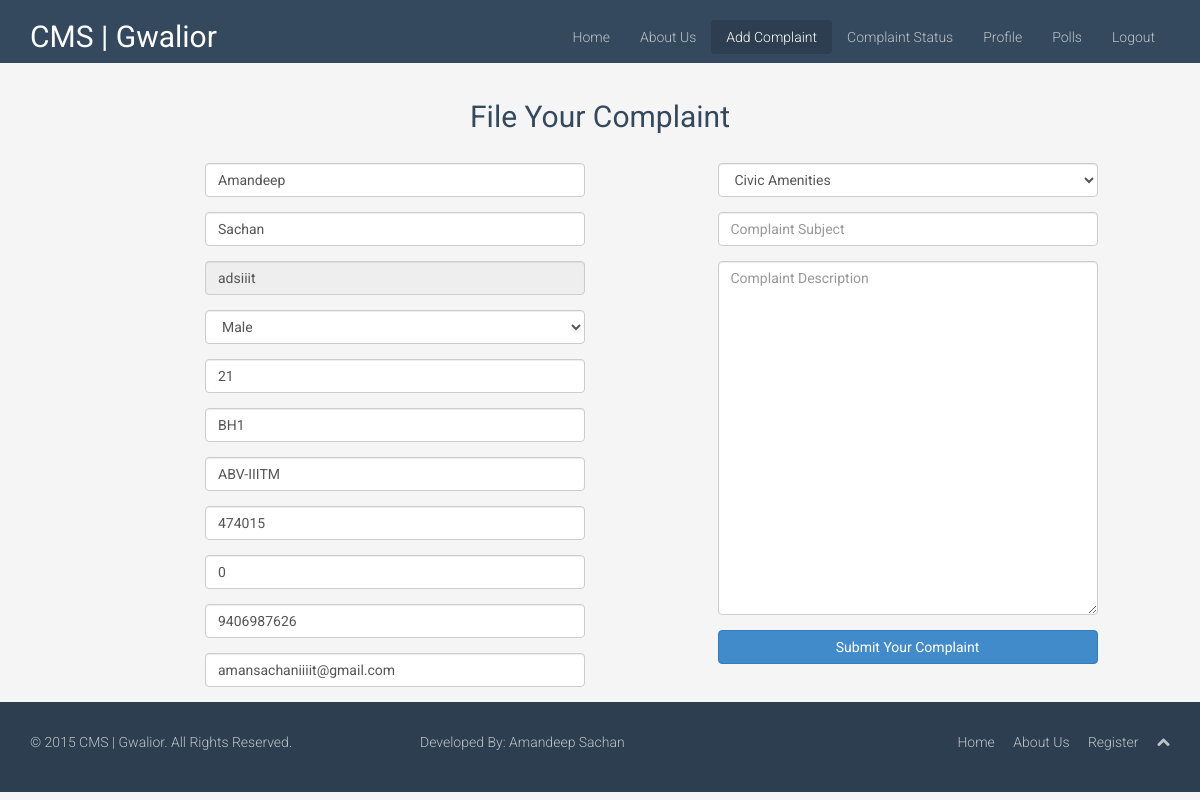
The page /gwalior/add_complaint/ (signed in) on the database as committed earlier.
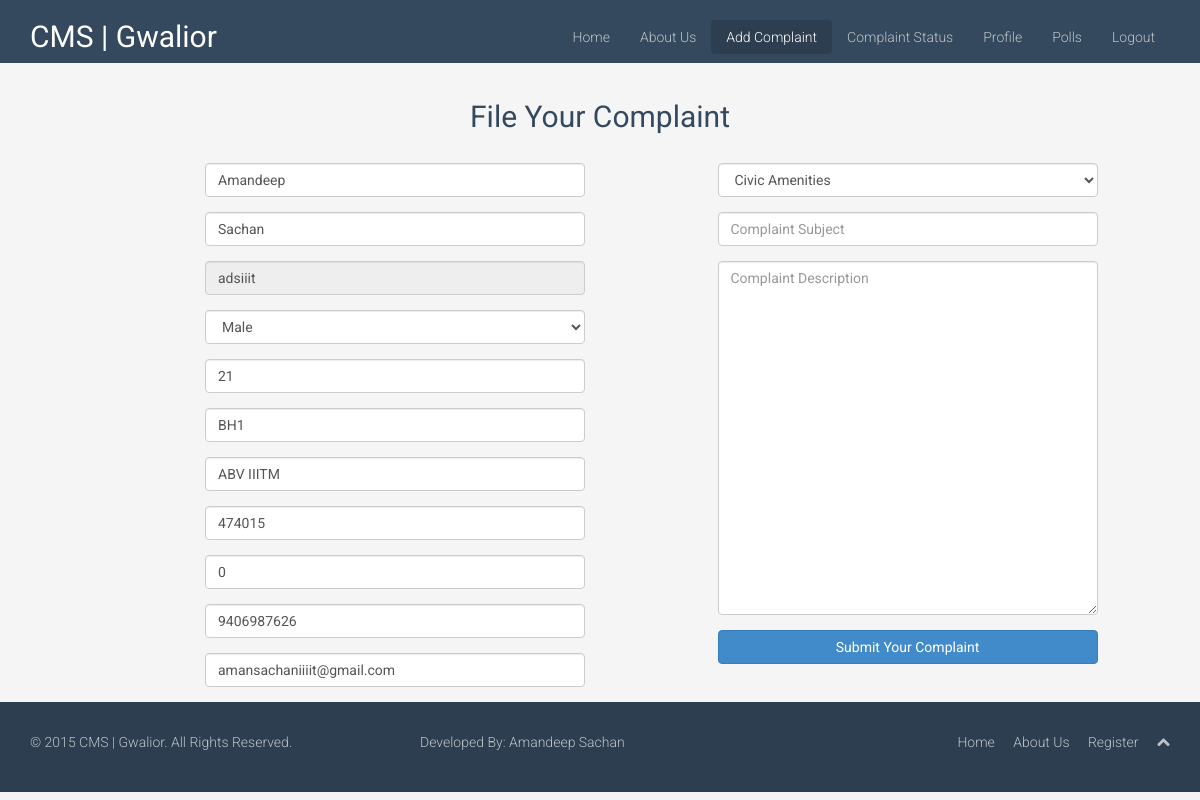
The same page on the database as committed later.
### registrations/models.py (models this page shows, shortened)
class UserProfiles(models.Model):
	user = models.OneToOneField(User)
	first_name = models.CharField(max_length=128)
	last_name = models.CharField(max_length=128)
	MALE = 'M'
	FEMALE = 'F'
	GENDER_CHOICES = (
		(MALE, 'Male'),
		(FEMALE, 'Female'),
		)
	gender = models.CharField(max_length=2, choices=GENDER_CHOICES, default='None')
	age = models.IntegerField(default=0)
	address = models.CharField(max_length=1024)
	area = models.CharField(max_length=512)
	pin = models.IntegerField(default=0)
	telephone = models.BigIntegerField(blank=True, null=True, default=0)
	mobile = models.BigIntegerField(unique=True, null=True)
	GRA = 'GR'
	POST = 'PG'
	VOCA = 'VO'
	HIGHSEC = 'HS'
	SECOND = 'SE'
	ELEMENT = 'EL'
	NONE = 'NO'
	EDUCATION_CHOICES = (
		(GRA, 'Graduation'),
		(POST, 'Post Graduation'),
		(VOCA, 'Vocational'),
		(HIGHSEC, 'Higher Secondary'),
		(SECOND, 'Secondary'),
		(ELEMENT, 'Elementary'),
		(NONE, 'None')
		)
	education = models.CharField(max_length=8,
							choices=EDUCATION_CHOICES,
							default=NONE)
	picture = models.ImageField(upload_to = "profile_images/", blank=True)

### gwalior/views.py (the view)
def add_complaint(request):
	if request.user.is_authenticated():
		info = request.user.userprofiles
		user = request.user
		if request.method == 'POST':
			form = ComplaintsForm(request.POST)
			if form.is_valid():
				forid = form.save(commit=True)
				valueid = forid.id
				return render(request, 'gwalior/after_complaint.html', {'valueid':valueid, 'ac':"active"})
			else:
				print form.errors
		else:
			form = ComplaintsForm()
		return render(request, 'gwalior/add_complaint.html', {'form': form, 'info':info, 'user':user, 'ac':"active"})
	else:
		if request.method == 'POST':
			form = ComplaintsForm(request.POST)
			if form.is_valid():
				forid = form.save(commit=True)
				valueid = forid.id
				return render(request, 'gwalior/after_complaint.html', {'valueid':valueid, 'ac':"active"})
			else:
				print form.errors
		else:
			form = ComplaintsForm()
		return render(request, 'gwalior/add_complaint.html', {'form': form, 'info':'nothing', 'user':'nothing', 'ac':"active"})

### gwalior/forms.py
class ComplaintsForm(forms.ModelForm):
	class Meta:
		model = Complaints
		exclude = ('solved', 'comment', 'preference')

### templates/gwalior/add_complaint.html (shortened to what this page needs)
{% extends 'mybase.html' %}
{% load staticfiles %}
{% block body_block %}
<div class="row">
<center><h2>File Your Complaint</h2></center>
<br/>
<form id="complaints_form" method="post" action="/gwalior/add_complaint/">
    <div class="col-md-2"></div>
    <div class="col-md-4">
    <div class="form-group">
        <input type="text" id="first_name" name="first_name" placeholder="First Name" class="form-control" value="{{ info.first_name }}">
    </div>
    <div class="form-group">
        <input type="text" id="last_name" name="last_name" placeholder="Last Name" class="form-control" value="{{ info.last_name }}">
      </div>
    {% if user.is_authenticated %}
    <div class="form-group">
        <input type="text" id="username" name="username" placeholder="username" class="form-control"  value="{{ user.username }}" readonly>
    </div>
    {% endif %}
     <div class="form-group">
        <select id="gender" name="gender" class="form-control" value="{{ info.gender }}">
            <option value="M">Male</option>
        </select>
    </div>
   <div class="form-group">
        <input type="text" id="age" name="age" placeholder="Age" class="form-control" value="{{ info.age }}">
      </div>
    <div class="form-group">
        <input type="text" id="address" name="address" placeholder="Address" class="form-control" value="{{ info.address }}">
      </div>
    <div class="form-group">
        <input type="text" id="area" name="area" placeholder="Area" class="form-control" value="{{ info.area }}">
      </div>
    <div class="form-group">
        <input type="text" id="pin" name="pin" placeholder="Pin" class="form-control" value="{{ info.pin }}">
      </div>
    <div class="form-group">
        <input type="text" id="telephone" name="telephone" placeholder="Telephone" class="form-control" value="{{ info.telephone }}">
      </div>
    <div class="form-group">
        <input type="text" id="mobile" name="mobile" placeholder="Mobile" class="form-control" value="{{ info.mobile }}">
      </div>
    <div class="form-group">
        <input type="email" id="email" name="email" placeholder="Email" class="form-control" value="{{ user.email }}">
      </div>
</div>
<div class="col-md-1"></div>
<div class="col-md-4">
    <div class="form-group">
        <select id="type_of_complaint" name="type_of_complaint" class="form-control">
            <option value="CA">Civic Amenities</option>
        </select>
      </div>
     <div class="form-group">
        <input type="text" id="complaint_title" name="complaint_title" placeholder="Complaint Subject" class="form-control" >
      </div>
    <div class="form-group">
    <textarea class="form-control" id="complaint_desc" name="complaint_desc" placeholder="Complaint Description" rows="17" cols="30"></textarea>
  </div>
    <div class="form-group">
      <input class="btn btn-primary btn-block" type="submit" name="submit" value="Submit Your Complaint" />
    </div>
</div>
</form>
</div>
{% endblock %}

Rows that differ between the two databases and show on the page:
changed UserProfiles "Amandeep": area "ABV-IIITM" → "ABV IIITM"
